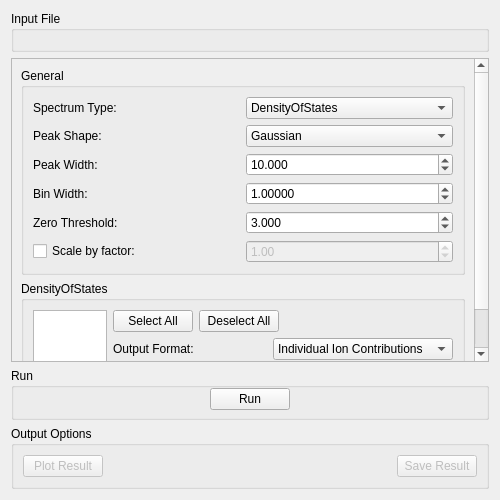
<?xml version="1.0" encoding="UTF-8"?>
<ui version="4.0">
 <class>DensityOfStates</class>
 <widget class="QWidget" name="DensityOfStates">
  <property name="geometry">
   <rect>
    <x>0</x>
    <y>0</y>
    <width>500</width>
    <height>500</height>
   </rect>
  </property>
  <property name="windowTitle">
   <string>Form</string>
  </property>
  <layout class="QVBoxLayout" name="verticalLayout">
   <item>
    <widget class="QGroupBox" name="gbInputFile">
     <property name="title">
      <string>Input File</string>
     </property>
     <layout class="QGridLayout" name="gridLayout">
      <item row="0" column="0">
       <widget class="MantidQt::API::MWRunFiles" name="mwInputFile" native="true">
        <property name="sizePolicy">
         <sizepolicy hsizetype="Preferred" vsizetype="Fixed">
          <horstretch>0</horstretch>
          <verstretch>0</verstretch>
         </sizepolicy>
        </property>
        <property name="label" stdset="0">
         <string/>
        </property>
        <property name="fileExtensions" stdset="0">
         <stringlist>
          <string>.phonon</string>
          <string>.castep</string>
         </stringlist>
        </property>
        <property name="multipleFiles" stdset="0">
         <bool>false</bool>
        </property>
       </widget>
      </item>
     </layout>
    </widget>
   </item>
   <item>
    <widget class="QScrollArea" name="saOptions">
     <property name="widgetResizable">
      <bool>true</bool>
     </property>
     <widget class="QWidget" name="scrollAreaWidgetContents">
      <property name="geometry">
       <rect>
        <x>0</x>
        <y>0</y>
        <width>480</width>
        <height>328</height>
       </rect>
      </property>
      <layout class="QVBoxLayout" name="verticalLayout_3">
       <item>
        <widget class="QGroupBox" name="gbGeneralOptions">
         <property name="title">
          <string>General</string>
         </property>
         <layout class="QGridLayout" name="gridLayout_5">
          <item row="2" column="0">
           <widget class="QLabel" name="lbPeakWidth">
            <property name="text">
             <string>Peak Width:</string>
            </property>
           </widget>
          </item>
          <item row="0" column="1">
           <widget class="QComboBox" name="cbSpectrumType">
            <property name="toolTip">
             <string>&lt;html&gt;&lt;head/&gt;&lt;body&gt;&lt;p&gt;Select type of intensities to extract from file.&lt;/p&gt;&lt;/body&gt;&lt;/html&gt;</string>
            </property>
            <item>
             <property name="text">
              <string>DensityOfStates</string>
             </property>
            </item>
            <item>
             <property name="text">
              <string>IR</string>
             </property>
            </item>
            <item>
             <property name="text">
              <string>Raman</string>
             </property>
            </item>
           </widget>
          </item>
          <item row="1" column="0">
           <widget class="QLabel" name="lbPeakShape">
            <property name="text">
             <string>Peak Shape:</string>
            </property>
           </widget>
          </item>
          <item row="1" column="1">
           <widget class="QComboBox" name="cbPeakShape">
            <property name="toolTip">
             <string>&lt;html&gt;&lt;head/&gt;&lt;body&gt;&lt;p&gt;Shape of peaks to fit.&lt;/p&gt;&lt;/body&gt;&lt;/html&gt;</string>
            </property>
            <item>
             <property name="text">
              <string>Gaussian</string>
             </property>
            </item>
            <item>
             <property name="text">
              <string>Lorentzian</string>
             </property>
            </item>
           </widget>
          </item>
          <item row="2" column="1">
           <widget class="QDoubleSpinBox" name="spPeakWidth">
            <property name="toolTip">
             <string>&lt;html&gt;&lt;head/&gt;&lt;body&gt;&lt;p&gt;FWHM to broaden peaks by.&lt;/p&gt;&lt;/body&gt;&lt;/html&gt;</string>
            </property>
            <property name="decimals">
             <number>3</number>
            </property>
            <property name="maximum">
             <double>1000.000000000000000</double>
            </property>
            <property name="singleStep">
             <double>0.100000000000000</double>
            </property>
            <property name="value">
             <double>10.000000000000000</double>
            </property>
           </widget>
          </item>
          <item row="3" column="1">
           <widget class="QDoubleSpinBox" name="spBinWidth">
            <property name="toolTip">
             <string>&lt;html&gt;&lt;head/&gt;&lt;body&gt;&lt;p&gt;Width of bins to use for histogram rebinning (in eV or cm&lt;span style=&quot; vertical-align:super;&quot;&gt;-1&lt;/span&gt;).&lt;/p&gt;&lt;/body&gt;&lt;/html&gt;</string>
            </property>
            <property name="decimals">
             <number>5</number>
            </property>
            <property name="maximum">
             <double>1000.000000000000000</double>
            </property>
            <property name="singleStep">
             <double>0.100000000000000</double>
            </property>
            <property name="value">
             <double>1.000000000000000</double>
            </property>
           </widget>
          </item>
          <item row="3" column="0">
           <widget class="QLabel" name="lbBinWidth">
            <property name="text">
             <string>Bin Width:</string>
            </property>
           </widget>
          </item>
          <item row="0" column="0">
           <widget class="QLabel" name="lbSpectrumType">
            <property name="text">
             <string>Spectrum Type:</string>
            </property>
           </widget>
          </item>
          <item row="4" column="0">
           <widget class="QLabel" name="lbZeroThreshold">
            <property name="text">
             <string>Zero Threshold:</string>
            </property>
           </widget>
          </item>
          <item row="4" column="1">
           <widget class="QDoubleSpinBox" name="spZeroThreshold">
            <property name="toolTip">
             <string>&lt;html&gt;&lt;head/&gt;&lt;body&gt;&lt;p&gt;Threshold intensity at below which to ignore frequencies.&lt;/p&gt;&lt;/body&gt;&lt;/html&gt;</string>
            </property>
            <property name="decimals">
             <number>3</number>
            </property>
            <property name="maximum">
             <double>1000.000000000000000</double>
            </property>
            <property name="singleStep">
             <double>0.100000000000000</double>
            </property>
            <property name="value">
             <double>3.000000000000000</double>
            </property>
           </widget>
          </item>
          <item row="5" column="1">
           <widget class="QDoubleSpinBox" name="spScale">
            <property name="enabled">
             <bool>false</bool>
            </property>
            <property name="toolTip">
             <string>&lt;html&gt;&lt;head/&gt;&lt;body&gt;&lt;p&gt;Factor by which to scale result.&lt;/p&gt;&lt;/body&gt;&lt;/html&gt;</string>
            </property>
            <property name="maximum">
             <double>1000.000000000000000</double>
            </property>
            <property name="singleStep">
             <double>0.100000000000000</double>
            </property>
            <property name="value">
             <double>1.000000000000000</double>
            </property>
           </widget>
          </item>
          <item row="5" column="0">
           <widget class="QCheckBox" name="ckScale">
            <property name="toolTip">
             <string>&lt;html&gt;&lt;head/&gt;&lt;body&gt;&lt;p&gt;Toggle result scaling.&lt;/p&gt;&lt;/body&gt;&lt;/html&gt;</string>
            </property>
            <property name="text">
             <string>Scale by factor:</string>
            </property>
           </widget>
          </item>
         </layout>
        </widget>
       </item>
       <item>
        <widget class="QStackedWidget" name="swOptions">
         <property name="sizePolicy">
          <sizepolicy hsizetype="Preferred" vsizetype="Preferred">
           <horstretch>0</horstretch>
           <verstretch>0</verstretch>
          </sizepolicy>
         </property>
         <property name="currentIndex">
          <number>0</number>
         </property>
         <widget class="QWidget" name="pgDOS">
          <layout class="QGridLayout" name="gridLayout_2">
           <property name="leftMargin">
            <number>0</number>
           </property>
           <property name="topMargin">
            <number>0</number>
           </property>
           <property name="rightMargin">
            <number>0</number>
           </property>
           <property name="bottomMargin">
            <number>0</number>
           </property>
           <item row="0" column="0">
            <widget class="QGroupBox" name="gbDOS">
             <property name="sizePolicy">
              <sizepolicy hsizetype="Preferred" vsizetype="Preferred">
               <horstretch>0</horstretch>
               <verstretch>0</verstretch>
              </sizepolicy>
             </property>
             <property name="baseSize">
              <size>
               <width>0</width>
               <height>60</height>
              </size>
             </property>
             <property name="title">
              <string>DensityOfStates</string>
             </property>
             <layout class="QGridLayout" name="gridLayout_7">
              <item row="0" column="0">
               <widget class="QListWidget" name="lwIons">
                <property name="sizePolicy">
                 <sizepolicy hsizetype="Preferred" vsizetype="Expanding">
                  <horstretch>0</horstretch>
                  <verstretch>0</verstretch>
                 </sizepolicy>
                </property>
                <property name="baseSize">
                 <size>
                  <width>0</width>
                  <height>50</height>
                 </size>
                </property>
               </widget>
              </item>
              <item row="0" column="1">
               <layout class="QGridLayout" name="gridLayout_8">
                <item row="3" column="0">
                 <widget class="QCheckBox" name="ckCrossSectionScale">
                  <property name="text">
                   <string>Scale by cross sections:</string>
                  </property>
                 </widget>
                </item>
                <item row="1" column="0" colspan="2">
                 <layout class="QHBoxLayout" name="horizontalLayout_3">
                  <item>
                   <widget class="QPushButton" name="pbSelectAllIons">
                    <property name="sizePolicy">
                     <sizepolicy hsizetype="Fixed" vsizetype="Fixed">
                      <horstretch>0</horstretch>
                      <verstretch>0</verstretch>
                     </sizepolicy>
                    </property>
                    <property name="toolTip">
                     <string>&lt;html&gt;&lt;head/&gt;&lt;body&gt;&lt;p&gt;Add all ions to partial DoS.&lt;/p&gt;&lt;/body&gt;&lt;/html&gt;</string>
                    </property>
                    <property name="text">
                     <string>Select All</string>
                    </property>
                   </widget>
                  </item>
                  <item>
                   <widget class="QPushButton" name="pbDeselectAllIons">
                    <property name="sizePolicy">
                     <sizepolicy hsizetype="Fixed" vsizetype="Fixed">
                      <horstretch>0</horstretch>
                      <verstretch>0</verstretch>
                     </sizepolicy>
                    </property>
                    <property name="toolTip">
                     <string>&lt;html&gt;&lt;head/&gt;&lt;body&gt;&lt;p&gt;Remove all ions from partial DoS.&lt;/p&gt;&lt;/body&gt;&lt;/html&gt;</string>
                    </property>
                    <property name="text">
                     <string>Deselect All</string>
                    </property>
                   </widget>
                  </item>
                  <item>
                   <spacer name="horizontalSpacer">
                    <property name="orientation">
                     <enum>Qt::Horizontal</enum>
                    </property>
                    <property name="sizeHint" stdset="0">
                     <size>
                      <width>40</width>
                      <height>20</height>
                     </size>
                    </property>
                   </spacer>
                  </item>
                 </layout>
                </item>
                <item row="3" column="1">
                 <widget class="QComboBox" name="cbCrossSectionScale">
                  <property name="enabled">
                   <bool>false</bool>
                  </property>
                  <item>
                   <property name="text">
                    <string>Total</string>
                   </property>
                  </item>
                  <item>
                   <property name="text">
                    <string>Incoherent</string>
                   </property>
                  </item>
                  <item>
                   <property name="text">
                    <string>Coherent</string>
                   </property>
                  </item>
                 </widget>
                </item>
                <item row="2" column="0">
                 <widget class="QLabel" name="lbOutputFormat">
                  <property name="text">
                   <string>Output Format:</string>
                  </property>
                 </widget>
                </item>
                <item row="2" column="1">
                 <widget class="QComboBox" name="cbOutputFormat">
                  <item>
                   <property name="text">
                    <string>Individual Ion Contributions</string>
                   </property>
                  </item>
                  <item>
                   <property name="text">
                    <string>Sum Ion Contributions</string>
                   </property>
                  </item>
                  <item>
                   <property name="text">
                    <string>Calculate Individual Indices</string>
                   </property>
                  </item>
                 </widget>
                </item>
                <item row="4" column="0" colspan="2">
                 <spacer name="verticalSpacer">
                  <property name="orientation">
                   <enum>Qt::Vertical</enum>
                  </property>
                  <property name="sizeHint" stdset="0">
                   <size>
                    <width>20</width>
                    <height>40</height>
                   </size>
                  </property>
                 </spacer>
                </item>
               </layout>
              </item>
             </layout>
            </widget>
           </item>
          </layout>
         </widget>
         <widget class="QWidget" name="pgIR">
          <property name="sizePolicy">
           <sizepolicy hsizetype="Preferred" vsizetype="Preferred">
            <horstretch>0</horstretch>
            <verstretch>0</verstretch>
           </sizepolicy>
          </property>
          <layout class="QGridLayout" name="gridLayout_3">
           <property name="leftMargin">
            <number>0</number>
           </property>
           <property name="topMargin">
            <number>0</number>
           </property>
           <property name="rightMargin">
            <number>0</number>
           </property>
           <property name="bottomMargin">
            <number>0</number>
           </property>
          </layout>
         </widget>
         <widget class="QWidget" name="pgRaman">
          <layout class="QGridLayout" name="gridLayout_4">
           <property name="leftMargin">
            <number>0</number>
           </property>
           <property name="topMargin">
            <number>0</number>
           </property>
           <property name="rightMargin">
            <number>0</number>
           </property>
           <property name="bottomMargin">
            <number>0</number>
           </property>
           <item row="0" column="0">
            <widget class="QGroupBox" name="gbRaman">
             <property name="sizePolicy">
              <sizepolicy hsizetype="Preferred" vsizetype="Preferred">
               <horstretch>0</horstretch>
               <verstretch>0</verstretch>
              </sizepolicy>
             </property>
             <property name="title">
              <string>Raman</string>
             </property>
             <layout class="QGridLayout" name="gridLayout_6">
              <item row="0" column="0">
               <widget class="QLabel" name="lbTemperature">
                <property name="text">
                 <string>Temperature:</string>
                </property>
               </widget>
              </item>
              <item row="0" column="1">
               <widget class="QDoubleSpinBox" name="spTemperature">
                <property name="suffix">
                 <string> K</string>
                </property>
                <property name="decimals">
                 <number>3</number>
                </property>
                <property name="maximum">
                 <double>1000.000000000000000</double>
                </property>
                <property name="singleStep">
                 <double>10.000000000000000</double>
                </property>
                <property name="value">
                 <double>300.000000000000000</double>
                </property>
               </widget>
              </item>
             </layout>
            </widget>
           </item>
           <item row="1" column="0">
            <spacer name="verticalSpacer_4">
             <property name="orientation">
              <enum>Qt::Vertical</enum>
             </property>
             <property name="sizeHint" stdset="0">
              <size>
               <width>20</width>
               <height>40</height>
              </size>
             </property>
            </spacer>
           </item>
          </layout>
         </widget>
        </widget>
       </item>
      </layout>
     </widget>
    </widget>
   </item>
   <item>
    <widget class="QGroupBox" name="gbRun">
     <property name="title">
      <string>Run</string>
     </property>
     <layout class="QHBoxLayout" name="horizontalLayout_2">
      <property name="leftMargin">
       <number>0</number>
      </property>
      <property name="topMargin">
       <number>0</number>
      </property>
      <property name="rightMargin">
       <number>0</number>
      </property>
      <property name="bottomMargin">
       <number>7</number>
      </property>
      <item>
       <spacer name="horizontalSpacer_2">
        <property name="orientation">
         <enum>Qt::Horizontal</enum>
        </property>
        <property name="sizeHint" stdset="0">
         <size>
          <width>194</width>
          <height>20</height>
         </size>
        </property>
       </spacer>
      </item>
      <item>
       <widget class="QPushButton" name="pbRun">
        <property name="text">
         <string>Run</string>
        </property>
       </widget>
      </item>
      <item>
       <spacer name="horizontalSpacer_3">
        <property name="orientation">
         <enum>Qt::Horizontal</enum>
        </property>
        <property name="sizeHint" stdset="0">
         <size>
          <width>193</width>
          <height>20</height>
         </size>
        </property>
       </spacer>
      </item>
     </layout>
    </widget>
   </item>
   <item>
    <widget class="QGroupBox" name="gbOutput">
     <property name="sizePolicy">
      <sizepolicy hsizetype="Preferred" vsizetype="Fixed">
       <horstretch>0</horstretch>
       <verstretch>0</verstretch>
      </sizepolicy>
     </property>
     <property name="title">
      <string>Output Options</string>
     </property>
     <layout class="QHBoxLayout" name="horizontalLayout">
      <item>
       <widget class="QPushButton" name="pbPlot">
        <property name="enabled">
         <bool>false</bool>
        </property>
        <property name="text">
         <string>Plot Result</string>
        </property>
       </widget>
      </item>
      <item>
       <spacer name="spOutput">
        <property name="orientation">
         <enum>Qt::Horizontal</enum>
        </property>
        <property name="sizeHint" stdset="0">
         <size>
          <width>40</width>
          <height>20</height>
         </size>
        </property>
       </spacer>
      </item>
      <item>
       <widget class="QPushButton" name="pbSave">
        <property name="enabled">
         <bool>false</bool>
        </property>
        <property name="text">
         <string>Save Result</string>
        </property>
       </widget>
      </item>
     </layout>
    </widget>
   </item>
  </layout>
 </widget>
 <customwidgets>
  <customwidget>
   <class>MantidQt::API::MWRunFiles</class>
   <extends>QWidget</extends>
   <header>MantidQtWidgets/Common/MWRunFiles.h</header>
  </customwidget>
 </customwidgets>
 <tabstops>
  <tabstop>mwInputFile</tabstop>
  <tabstop>pbPlot</tabstop>
  <tabstop>pbSave</tabstop>
 </tabstops>
 <resources/>
 <connections>
  <connection>
   <sender>ckScale</sender>
   <signal>toggled(bool)</signal>
   <receiver>spScale</receiver>
   <slot>setEnabled(bool)</slot>
   <hints>
    <hint type="sourcelabel">
     <x>119</x>
     <y>237</y>
    </hint>
    <hint type="destinationlabel">
     <x>324</x>
     <y>238</y>
    </hint>
   </hints>
  </connection>
  <connection>
   <sender>cbSpectrumType</sender>
   <signal>currentIndexChanged(int)</signal>
   <receiver>swOptions</receiver>
   <slot>setCurrentIndex(int)</slot>
   <hints>
    <hint type="sourcelabel">
     <x>348</x>
     <y>99</y>
    </hint>
    <hint type="destinationlabel">
     <x>241</x>
     <y>369</y>
    </hint>
   </hints>
  </connection>
  <connection>
   <sender>pbSelectAllIons</sender>
   <signal>clicked()</signal>
   <receiver>lwIons</receiver>
   <slot>selectAll()</slot>
   <hints>
    <hint type="sourcelabel">
     <x>334</x>
     <y>301</y>
    </hint>
    <hint type="destinationlabel">
     <x>158</x>
     <y>346</y>
    </hint>
   </hints>
  </connection>
  <connection>
   <sender>pbDeselectAllIons</sender>
   <signal>clicked()</signal>
   <receiver>lwIons</receiver>
   <slot>clearSelection()</slot>
   <hints>
    <hint type="sourcelabel">
     <x>421</x>
     <y>301</y>
    </hint>
    <hint type="destinationlabel">
     <x>158</x>
     <y>346</y>
    </hint>
   </hints>
  </connection>
  <connection>
   <sender>ckCrossSectionScale</sender>
   <signal>toggled(bool)</signal>
   <receiver>cbCrossSectionScale</receiver>
   <slot>setEnabled(bool)</slot>
   <hints>
    <hint type="sourcelabel">
     <x>280</x>
     <y>357</y>
    </hint>
    <hint type="destinationlabel">
     <x>418</x>
     <y>358</y>
    </hint>
   </hints>
  </connection>
 </connections>
</ui>
